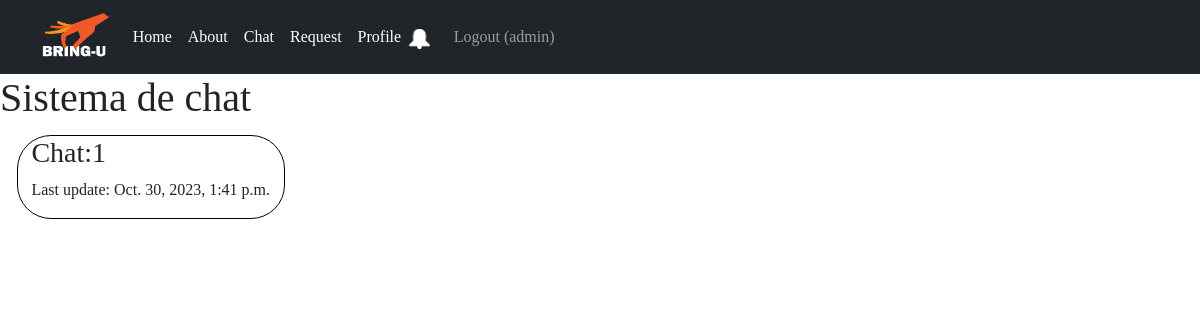
Page /chat/ (signed in) on the earlier database version.
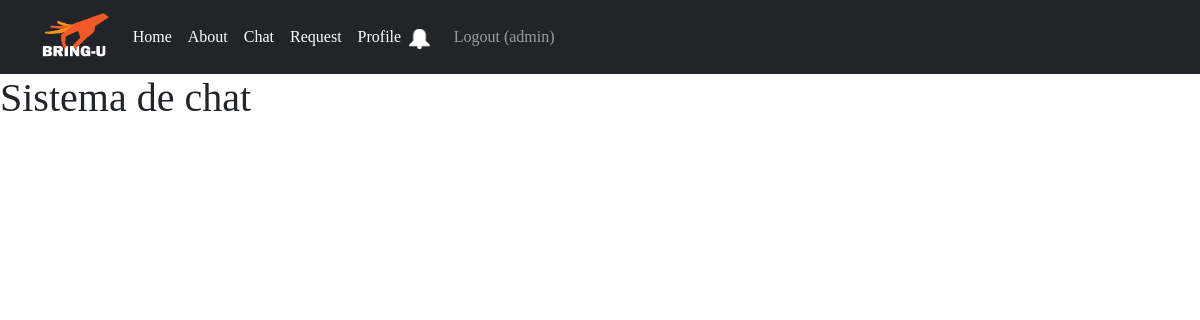
Same page on the later database version.
### chat/models.py (models this page shows)
class Chat(models.Model):
    id_chat = models.AutoField(primary_key=True)
    fk_id_delivery = models.ForeignKey(Delivery, on_delete=models.CASCADE)
    last_update = models.DateTimeField(auto_now=True)

### chat/views.py (the view)
# urls.py: path('', views.Chats, name='chats'),
@login_required
def Chats(request):
    user = request.user
    current_user = UserProfile.objects.get(username=user)
    chats = []
    if current_user:
        chats = Chat.objects.filter(fk_id_delivery__fk_id_delivery_man=current_user)
    context = {
        'chats':chats
    }
    return render(request, 'chats.html', context)

### chat/templates/chats.html (shortened to what this page needs)
{% extends 'base.html' %}
{% block content %}
<h1>Sistema de chat</h1>
<div class="container mt-1" id="main-container">
    <div class="row">
        <div class="col" id="chat-list">
            <ul id="container-chats">
                {% for chat in chats %}
                <li class="open-chat" data-chat-id="{{ chat.id_chat }}">
                    <h3>Chat:{{ chat.id_chat }}</h3>
                    <p>Last update: {{chat.last_update}}</p>
                </li>
                {% endfor %}
            </ul>
        </div>
    </div>
</div>
{% endblock content %}

Differences in the rows shown:
removed Chat: id_chat "1", last_update "Oct. 30, 2023, 1:41 p.m."
